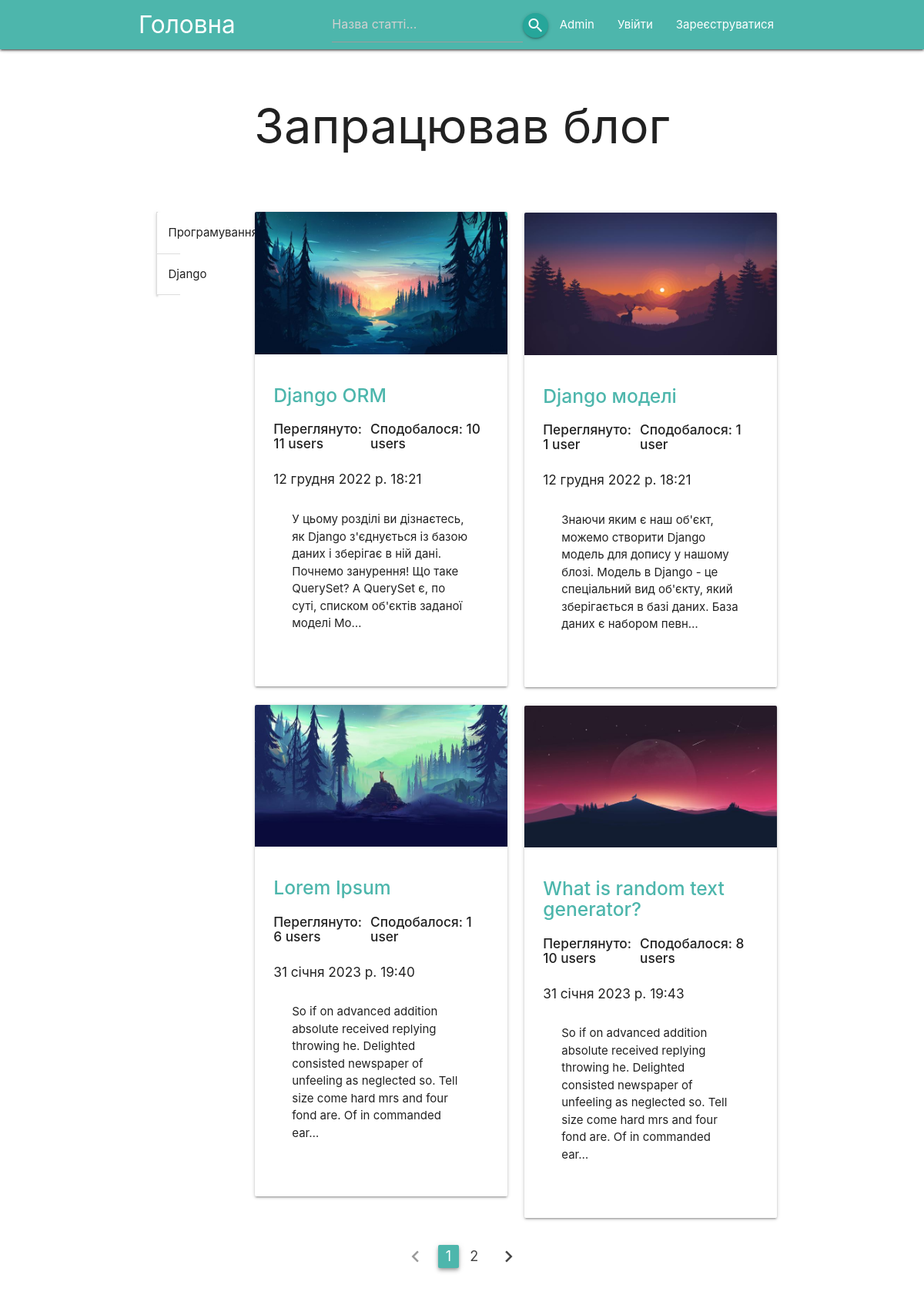
The app's page /, older data.
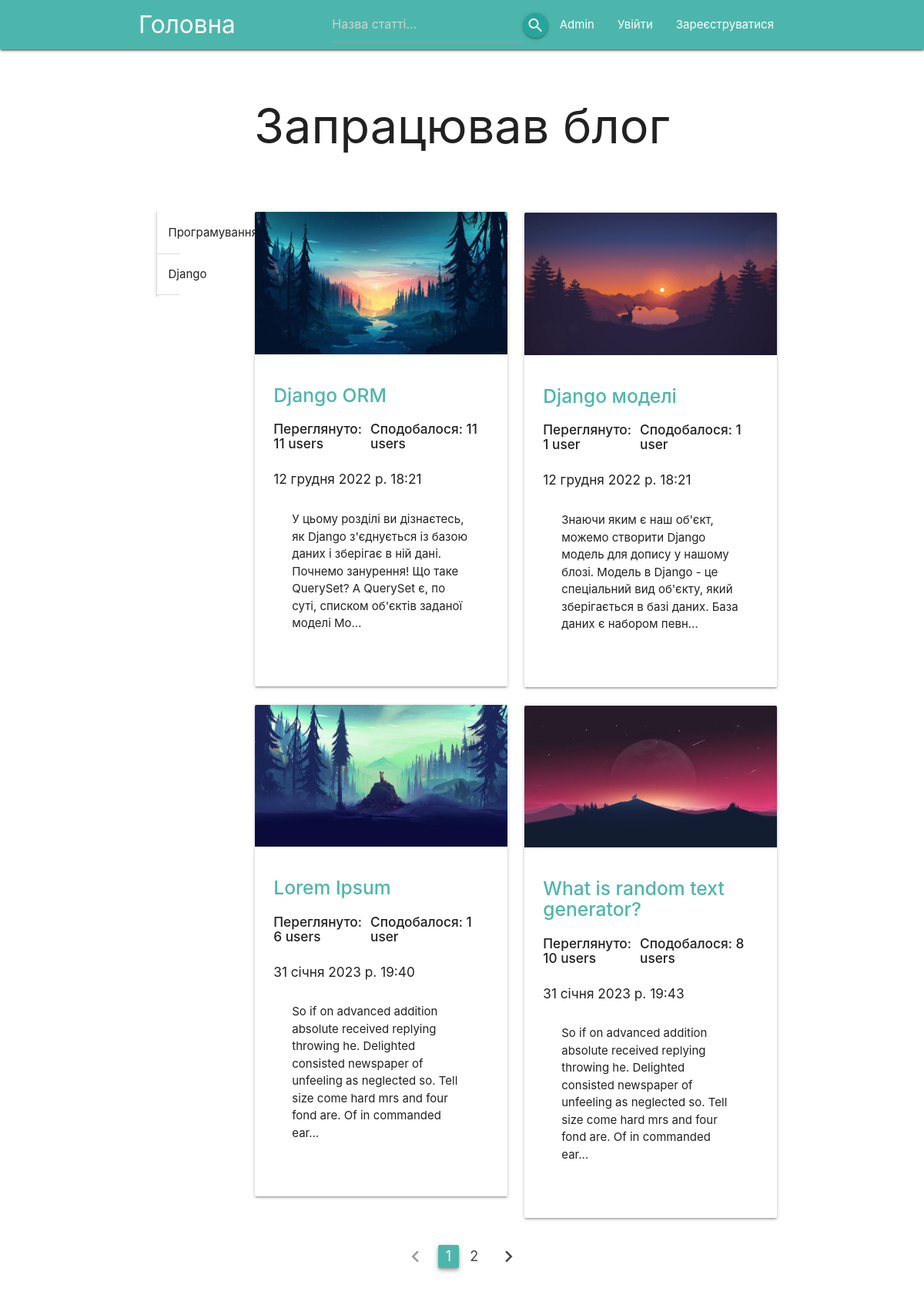
The same page, newer data.
### blog/models.py (models this page shows, shortened)
class Post(models.Model):
    title = models.CharField(max_length=100)
    text = models.TextField()
    created_at = models.DateTimeField(default=timezone.now)
    post_slug = models.CharField(max_length=80, default="default_post")
    img = models.ImageField(default = 'blog/static/img/default.png',
                            upload_to='blog/static/img',
                            height_field=None,
                            width_field=None,
                            max_length=200,
                            verbose_name="Картинка для поста")
    views_number = models.ManyToManyField(User, related_name="views_rating", blank=True)
    likes =  models.ManyToManyField(User, related_name="post_like", blank=True)
    category = models.ForeignKey(Category, default=1,
                                 on_delete=models.SET_DEFAULT,
                                 verbose_name="Категорія")
    def get_views_number(self):
        return self.views_number.count()
    def get_likes_number(self):
        return self.likes.count()

### blog/views.py (the view)
# urls.py: path(r'', views.blog_main), # domen.com/blog/
def blog_main(request, *args):
    page = request.GET.get('page')
    posts = Post.objects.all()
    sidebar = Category.objects.all()
    paginator = Paginator(posts, 4)
    try:
        data_page = paginator.page(page)
    except PageNotAnInteger:
        data_page = paginator.page(1)
    except EmptyPage:
        data_page = paginator.page(paginator.num_pages)
    data_dict  ={
        "posts": data_page,
        "sidebar": sidebar
    }
    return render(request, 'blog_main.html', data_dict)

### blog/templates/blog_main.html
{% extends 'navbar.html' %}
  {% block content %}
  <div class="container">
      <h1 class="center-align">Запрацював блог</h1>
      <br><br>
      {% if posts %}
        <div class="row">
          {% for post in posts %}
              {% if forloop.first %}
                  <div class="col s2 l2">
                  {% include "sidebar.html" %}
                  </div>
                  <div class="col s10 l5">
              {%else%}
                  {% if forloop.counter|divisibleby:2 %}
                      <div class="col s2">
                      </div>
                      <div class="col s10 l5">
                  {%else%}
                      <div class="col s10 l5 offset-s2  offset-l2">
                  {% endif %}
              {% endif %}
                  <div class="card z-depth-1 hoverable">
                      <div class="card-image">
                          <img src="/{{ post.img }}">
                      </div>
                      <div class="card-content">
                          <span class="card-title">
                              <a class="teal-text text-lighten-2" href="/{{ post.post_slug }}"><h5><strong>{{ post.title }}</strong></h5></a>
                          </span>
                          <div class='row'>
                            <div class="col s5 l5">
                              <h6><strong>Переглянуто: {{ post.get_views_number }} user{{ post.get_views_number|pluralize }}</strong></h6>
                            </div>
                            <div class="col s7 l7">
                              <h6><strong>Сподобалося: {{ post.get_likes_number }} user{{ post.get_likes_number|pluralize }}</strong></h6>
                            </div>
                          </div>
                          <h6>{{ post.created_at }}</h6>
                          <div class="card-content">{{ post.text|truncatechars:190 }}</div>
                          <br>
                      </div>
                  </div>
              </div>
              {% endfor %}
          </div>
          <div class="row center-align">
            <ul class="pagination">
              {% if posts.has_previous %}
                <li class="waves-effect"><a href="?page={{ posts.previous_page_number }}"><i class="material-icons">chevron_left</i></a></li>
              {% else %}
                <li class="disabled"><a href=""><i class="material-icons">chevron_left</i></a></li>
              {% endif %}
              {% for num in posts.paginator.page_range %}
                {% if posts.number == num %}
                  <li class="active teal lighten-2 z-depth-2"><a href="">{{ num }}</a></li>
                {% else %}
                  <li class="waves-effect"><a href="?page={{ num }}">{{ num }}</a></li>
                {% endif %}
              {% endfor %}
              {% if posts.has_next %}
                <li class="waves-effect"><a href="?page={{ posts.next_page_number }}"><i class="material-icons">chevron_right</i></a></li>
              {% else %}
                <li class="disabled"><a href=""><i class="material-icons">chevron_right</i></a></li>
              {% endif %}
            </ul>
          </div>
      {% endif %}
  </div>
  {% endblock %}

Row changes from the older to the newer data that the page shows:
changed Post "Django ORM": get_likes_number "10" → "11"
